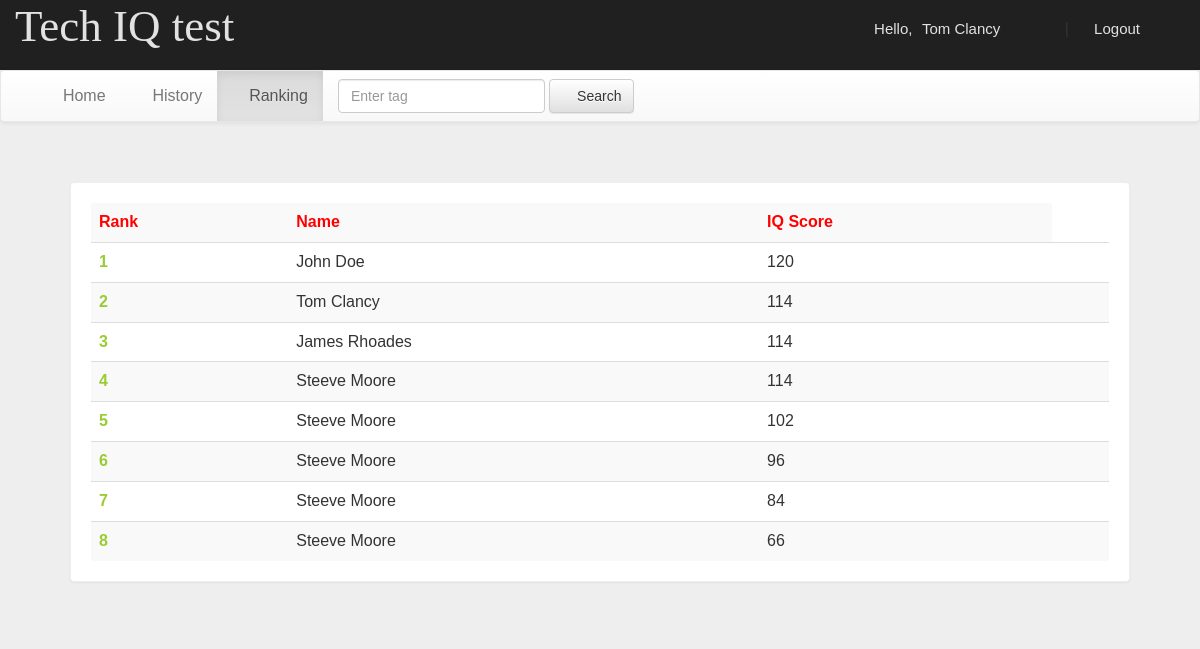
Screenshot of /account.php?q=3 (signed in) with the database file from the repository.
### tables this page shows
CREATE TABLE `rank` (
  `email` varchar(50) NOT NULL,
  `score` int(11) NOT NULL,
  `time` timestamp NOT NULL DEFAULT CURRENT_TIMESTAMP ON UPDATE CURRENT_TIMESTAMP
);

CREATE TABLE `user` (
  `name` varchar(50) NOT NULL,
  `gender` varchar(5) NOT NULL,
  `college` varchar(100) NOT NULL,
  `email` varchar(50) NOT NULL,
  `mob` bigint(20) NOT NULL,
  `password` varchar(50) NOT NULL
);

### account.php (the view, shortened to what this page needs)
<!DOCTYPE html PUBLIC "-//W3C//DTD XHTML 1.0 Transitional//EN" "http://www.w3.org/TR/xhtml1/DTD/xhtml1-transitional.dtd">
<html xmlns="http://www.w3.org/1999/xhtml">
<head>
<link  rel="stylesheet" href="css/bootstrap.min.css"/>
 <link  rel="stylesheet" href="css/bootstrap-theme.min.css"/>
 <link rel="stylesheet" href="css/main.css">
 <link  rel="stylesheet" href="css/font.css">
</head>
<body>
<div class="header">
<div class="row">
<div class="col-lg-6">
<span class="logo">Tech IQ test</span></div>
<div class="col-md-4 col-md-offset-2">
 <?php
 include_once 'dbConnection.php';
  if(!(isset($_SESSION['email']))){
header("location:index.php");
}
else
{
$name = $_SESSION['name'];
echo '<span class="pull-right top title1" ><span class="log1"><span class="glyphicon glyphicon-user" aria-hidden="true"></span>&nbsp;&nbsp;&nbsp;&nbsp;Hello,</span> <a href="account.php?q=1" class="log log1">'.$name.'</a>&nbsp;|&nbsp;<a href="logout.php?q=account.php" class="log"><span class="glyphicon glyphicon-log-out" aria-hidden="true"></span>&nbsp;Logout</button></a></span>';
}?>
</div>
</div></div>
<div class="bg">
<nav class="navbar navbar-default title1">
  <div class="container-fluid">
    <div class="collapse navbar-collapse" id="bs-example-navbar-collapse-1">
      <ul class="nav navbar-nav">
        <li <?php if(@$_GET['q']==1) echo'class="active"'; ?> ><a href="account.php?q=1"><span class="glyphicon glyphicon-home" aria-hidden="true"></span>&nbsp;Home<span class="sr-only">(current)</span></a></li>
        <li <?php if(@$_GET['q']==2) echo'class="active"'; ?>><a href="account.php?q=2"><span class="glyphicon glyphicon-list-alt" aria-hidden="true"></span>&nbsp;History</a></li>
		<li <?php if(@$_GET['q']==3) echo'class="active"'; ?>><a href="account.php?q=3"><span class="glyphicon glyphicon-stats" aria-hidden="true"></span>&nbsp;Ranking</a></li></ul>
            <form class="navbar-form navbar-left" role="search">
        <div class="form-group">
          <input type="text" class="form-control" placeholder="Enter tag ">
        </div>
        <button type="submit" class="btn btn-default"><span class="glyphicon glyphicon-search" aria-hidden="true"></span>&nbsp;Search</button>
      </form>
      </div>
  </div>
</nav>
<div class="container">
<div class="row">
<div class="col-md-12">
<?php
if(@$_GET['q']== 3)
{
$q=mysqli_query($con,"SELECT * FROM rank  ORDER BY score DESC " )or die('Error223');
echo  '<div class="panel title">
<table class="table table-striped title1" >
<tr style="color:red"><td><b>Rank</b></td><td><b>Name</b></td><td><b>IQ Score</b></td></tr>';
$c=0;
while($row=mysqli_fetch_array($q) )
{
$e=$row['email'];
$s=$row['score'];
$q12=mysqli_query($con,"SELECT * FROM user WHERE email='$e' " )or die('Error231');
while($row=mysqli_fetch_array($q12) )
{
$name=$row['name'];
}
$c++;
echo '<tr><td style="color:#99cc32"><b>'.$c.'</b></td><td>'.$name.'</td><td>'.$s.'</td><td>';
}
echo '</table></div>';}
?>
</div></div></div></div>
</body>
</html>

### script/main.css (style rules this page uses)
body { overflow-x: hidden; width: 100%; font: 15px "Century Gothic", "Times Roman", sans-serif; background: #eee; min-height: 550px; background-attachment: fixed; }
.bg { min-height: 540px; }
.panel { border-color: #eee; margin: 40px; padding: 20px; font: 15px "Century Gothic", "Times Roman", sans-serif; }
.title { font-family: "typo"; }
.header { background: #202020; height: 70px; }
.logo { font-family: "typo"; font-size: 45px; color: #e2e2e2; margin: 15px; }
.title1 { font: 16px "Century Gothic", "Times Roman", sans-serif; }
.top { margin-top: 20px; }
.log1 { font: 15px "Ubuntu", sans-serif; color: #e2e2e2; margin-left: 10px; }
.log { margin: 10px; margin-right: 60px; margin-left: 5px; color: #e2e2e2; text-decoration: none; font-size: 20px; font-size: 15px; }

### rows the page displays
rank: user.name "John Doe", score "120"
rank: user.name "Tom Clancy", score "114"
rank: user.name "James Rhoades", score "114"
rank: user.name "Steeve Moore", score "114"
rank: score "102"
user: name "Steeve Moore"
rank: score "96"
rank: score "84"
rank: score "66"

### other values shown
$name "Tom Clancy"
